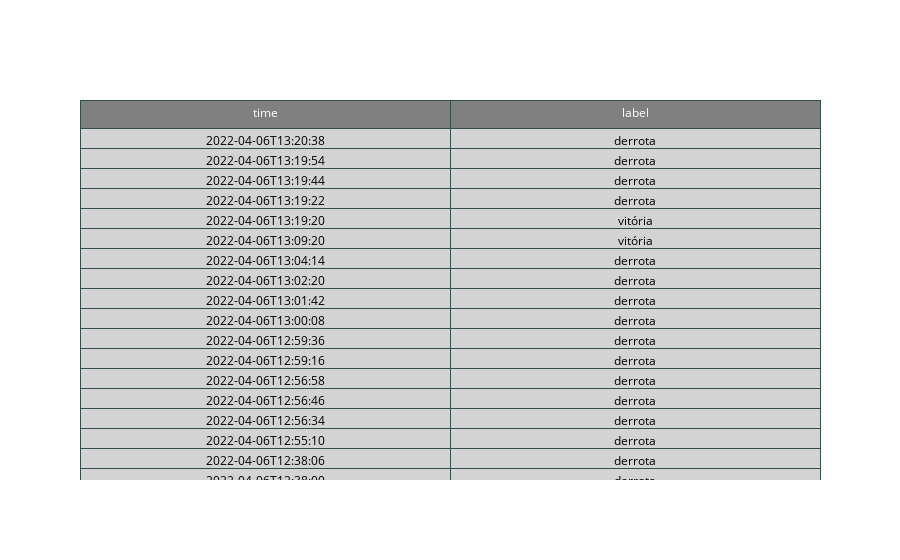

The notebook cell this image was saved under:
### Code cell
fig = go.Figure(data=[go.Table(
    header=dict(values=list(jogos.columns),
                fill_color='grey',
				line_color='darkslategray',
				font={'color': 'white'},
                align='center'),
    cells=dict(values=[jogos.time, jogos.label],
               fill_color='lightgrey',
               align='center',
			   line_color='darkslategray',
			   font={'color': 'black'}
			   )
			)
])

fig

### Figure 1 — Plotly figure (JSON) as saved in the notebook; plotly's stock layout.template omitted (floating-point values rounded to 4 significant figures)
{"data": [{"cells": {"align": "center", "fill": {"color": "lightgrey"}, "font": {"color": "black"}, "line": {"color": "darkslategray"}, "values": [["2022-04-06T13:20:38", "2022-04-06T13:19:54", "2022-04-06T13:19:44", "2022-04-06T13:19:22", "2022-04-06T13:19:20", "2022-04-06T13:09:20", "2022-04-06T13:04:14", "2022-04-06T13:02:20", "2022-04-06T13:01:42", "2022-04-06T13:00:08", "2022-04-06T12:59:36", "2022-04-06T12:59:16", "2022-04-06T12:56:58", "2022-04-06T12:56:46", "2022-04-06T12:56:34", "2022-04-06T12:55:10", "2022-04-06T12:38:06", "2022-04-06T12:38:00", "2022-04-06T12:37:20"], ["derrota", "derrota", "derrota", "derrota", "vitória", "vitória", "derrota", "derrota", "derrota", "derrota", "derrota", "derrota", "derrota", "derrota", "derrota", "derrota", "derrota", "derrota", "derrota"]]}, "header": {"align": "center", "fill": {"color": "grey"}, "font": {"color": "white"}, "line": {"color": "darkslategray"}, "values": ["time", "label"]}, "type": "table"}], "layout": {}}
